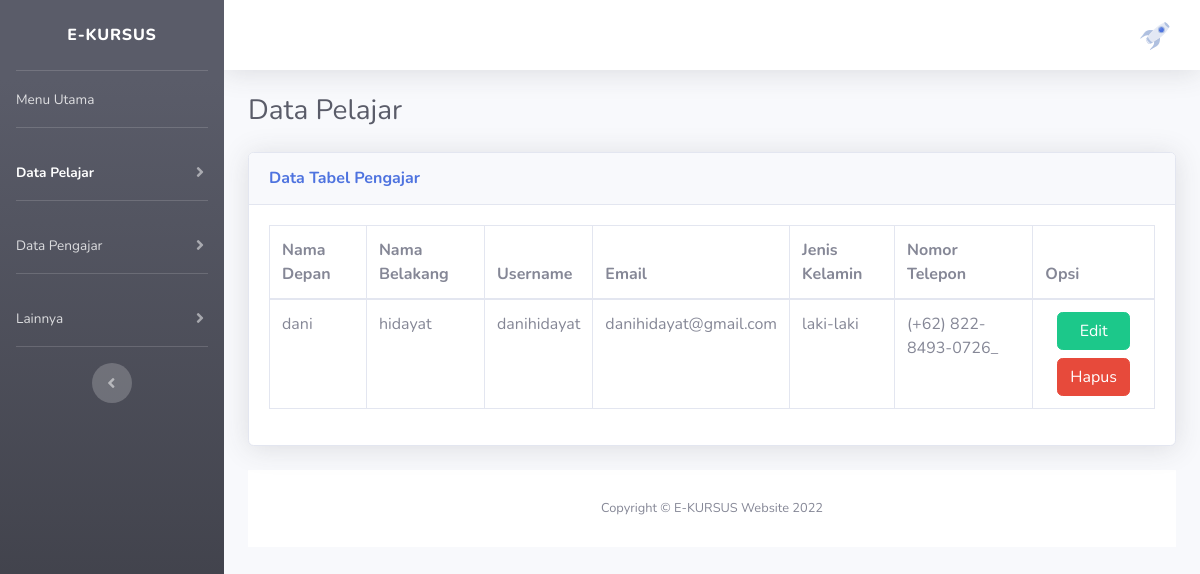
Screenshot of /projekan/on-admin/data_pelajar.php with the database file from the repository.
### tables this page shows
CREATE TABLE `_user` (
  `id` INT(11) NOT NULL,
  `nama_depan` VARCHAR(20) DEFAULT NULL,
  `nama_belakang` VARCHAR(20) DEFAULT NULL,
  `username` VARCHAR(25) DEFAULT NULL,
  `password` VARCHAR(25) DEFAULT NULL,
  `email` VARCHAR(100) DEFAULT NULL,
  `level_user` VARCHAR(5) DEFAULT 'user',
  `status` VARCHAR(2) DEFAULT 't'
);

CREATE TABLE `data_user` (
  `username` VARCHAR(25) NOT NULL,
  `foto_profil` VARCHAR(50) DEFAULT 'undraw_rocket.svg',
  `bukti_pembayaran` VARCHAR(50) DEFAULT NULL,
  `jenis_kelamin` VARCHAR(25) DEFAULT NULL,
  `nomor_telepon` VARCHAR(25) DEFAULT NULL,
  `valid` VARCHAR(1) DEFAULT 'f',
  `masa_aktif` DATE DEFAULT NULL,
  `paket` INT(11) DEFAULT NULL
);

### projekan/on-admin/data_pelajar.php (the view, shortened to what this page needs)
<?php
    include '../config.php';
?>
<!DOCTYPE html>
<html lang="en">
<head>
    <link href="../assets/vendor/fontawesome-free/css/all.min.css" rel="stylesheet" type="text/css">
    <link href="../assets/css/sb-admin-2.min.css" rel="stylesheet">
</head>
<body id="page-top">
    <div id="wrapper">
        <ul class="navbar-nav bg-gradient-dark sidebar sidebar-dark accordion" id="accordionSidebar">
            <a class="sidebar-brand d-flex align-items-center justify-content-center" href="index.php">
                <div class="sidebar-brand-text mx-3">E-KURSUS</div>
            </a>
            <hr class="sidebar-divider my-0">
            <li class="nav-item">
                <a class="nav-link" href="index.php">
                    <span>Menu Utama</span></a>
            </li>
            <hr class="sidebar-divider">
            <li class="nav-item active">
                <a class="nav-link collapsed active" href="#" data-toggle="collapse" data-target="#collapseTwo" aria-expanded="true" aria-controls="collapseTwo">
                    <span>Data Pelajar</span>
                </a>
            </li>
            <hr class="sidebar-divider">
            <li class="nav-item">
                <a class="nav-link collapsed" href="#" data-toggle="collapse" data-target="#collapseUtilities"
                    aria-expanded="true" aria-controls="collapseUtilities">
                    <span> Data Pengajar </span>
                </a>
            </li>
            <hr class="sidebar-divider">
            <li class="nav-item">
                <a class="nav-link collapsed" href="#" data-toggle="collapse" data-target="#collapsePages" aria-expanded="true" aria-controls="collapsePages">
                    <span>Lainnya</span>
                </a>
            </li>
            <hr class="sidebar-divider d-none d-md-block">
            <div class="text-center d-none d-md-inline">
                <button class="rounded-circle border-0" id="sidebarToggle"></button>
            </div>
        </ul>
        <div id="content-wrapper" class="d-flex flex-column">
            <div id="content">
                <nav class="navbar navbar-expand navbar-light bg-white topbar mb-4 static-top shadow">
                    <ul class="navbar-nav ml-auto">
                        <li class="nav-item dropdown no-arrow">
                            <a class="nav-link dropdown-toggle" href="#" id="userDropdown" role="button" data-toggle="dropdown" aria-haspopup="true" aria-expanded="false">
                                <img class="img-profile rounded-circle" src="undraw_rocket.svg">
                            </a>
                        </li>
                    </ul>
                </nav>
                <div class="container-fluid">
                    <div class="d-sm-flex align-items-center justify-content-between mb-4">
                        <h1 class="h3 mb-0 text-gray-800"> Data Pelajar </h1>
                    </div>
            <?php
                $sql_data_pelajar = "SELECT a.nama_depan, a.nama_belakang, a.username, a.email, b.jenis_kelamin, b.nomor_telepon FROM _user a, data_user b WHERE a.username = b.username";
                $check_pelajar = $con->prepare($sql_data_pelajar);
                $check_pelajar->execute();
                $check_pelajar->store_result();
                $check_pelajar->bind_result($nama_depan, $nama_belakang, $username, $email, $jenis_kelamin, $nomor_telepon);
            ?>
                <div class="card shadow mb-4">
                    <div class="card-header py-3">
                        <h6 class="m-0 font-weight-bold text-primary">Data Tabel Pengajar</h6>
                    </div>
                    <div class="card-body">
                        <div class="table-responsive">
                            <table class="table table-bordered" id="dataTable" width="100%" cellspacing="0">
                                <thead>
                                    <tr>
                                        <th> Nama Depan </th>
                                        <th> Nama Belakang </th>
                                        <th> Username </th>
                                        <th> Email </th>
                                        <th> Jenis Kelamin </th>
                                        <th> Nomor Telepon </th>
                                        <th> Opsi </th>
                                    </tr>
                                </thead>
                                <tbody>
                                <?php
                                while ($check_pelajar->fetch() != NULL) {
                                    if ($username != 'admin') {
                                ?>
                                    <tr>
                                        <td><?= $nama_depan; ?></td>
                                        <td><?= $nama_belakang; ?></td>
                                        <td><?= $username; ?></td>
                                        <td><?= $email; ?></td>
                                        <td><?= $jenis_kelamin; ?></td>
                                        <td><?= $nomor_telepon; ?></td>
                                        <td>
                                        <div class="col-md-auto">
                                            <a href="edit_pelajar.php?username=<?= $username; ?>" class="btn btn-success btn-block"> Edit </a>
                                            <a href="hapus_pelajar.php?username=<?= $username; ?>" class="btn btn-danger btn-block" onclick="konfirmasi()"> Hapus </a>
                                        </div>
                                    </tr>
                                <?php
                                    }
                                }
                                ?>
                                </tbody>
                            </table>
                        </div>
                    </div>
                </div>
            <footer class="sticky-footer bg-white">
                <div class="container my-auto">
                    <div class="copyright text-center my-auto">
                        <span>Copyright &copy; E-KURSUS Website 2022</span>
                    </div>
                </div>
            </footer>
        </div>
    </div>
</body>
</html>

### rows the page displays
_user: nama_depan "dani", nama_belakang "hidayat", username "danihidayat", email "danihidayat@gmail.com", data_user.jenis_kelamin "laki-laki", data_user.nomor_telepon "(+62) 822-8493-0726_"
